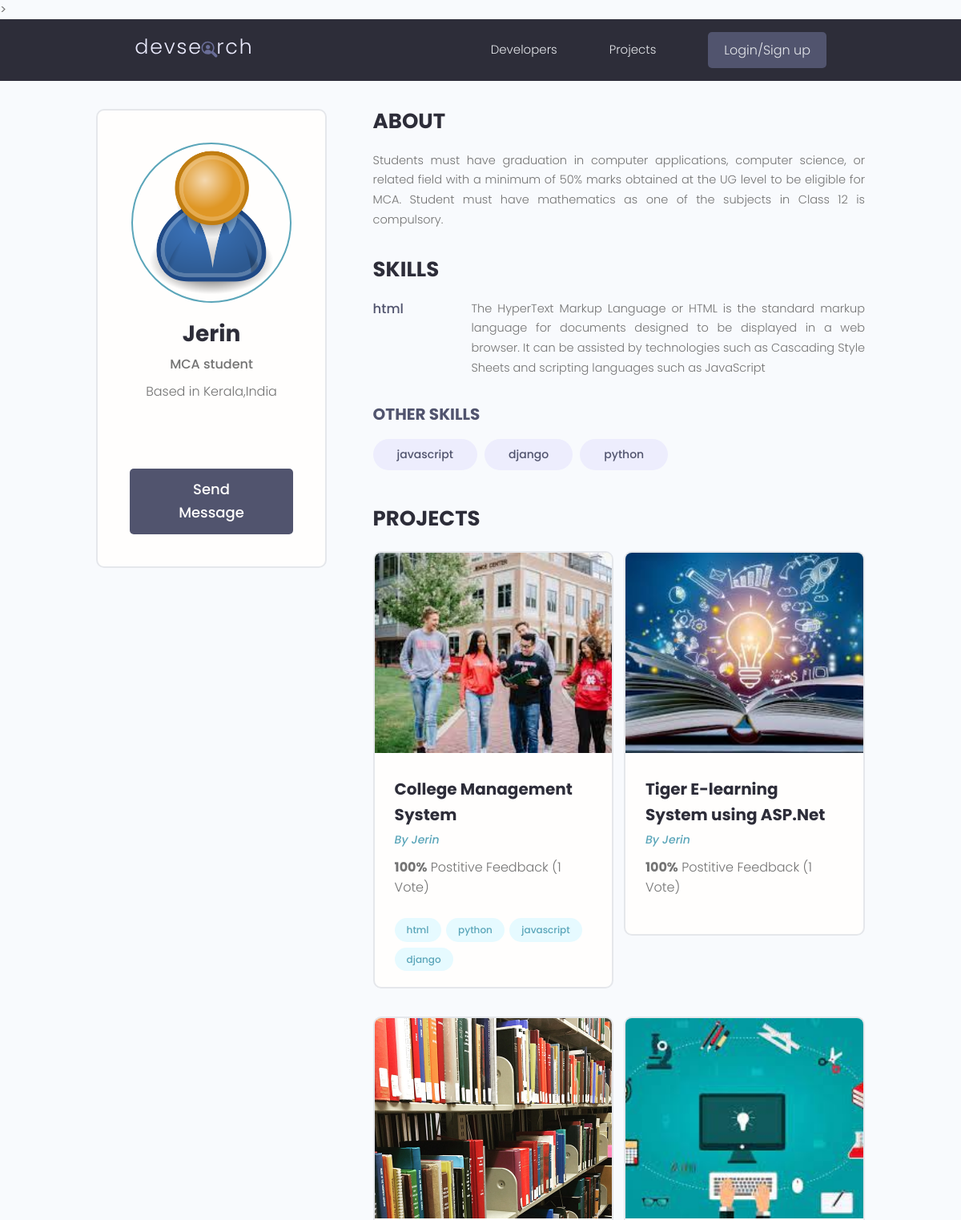
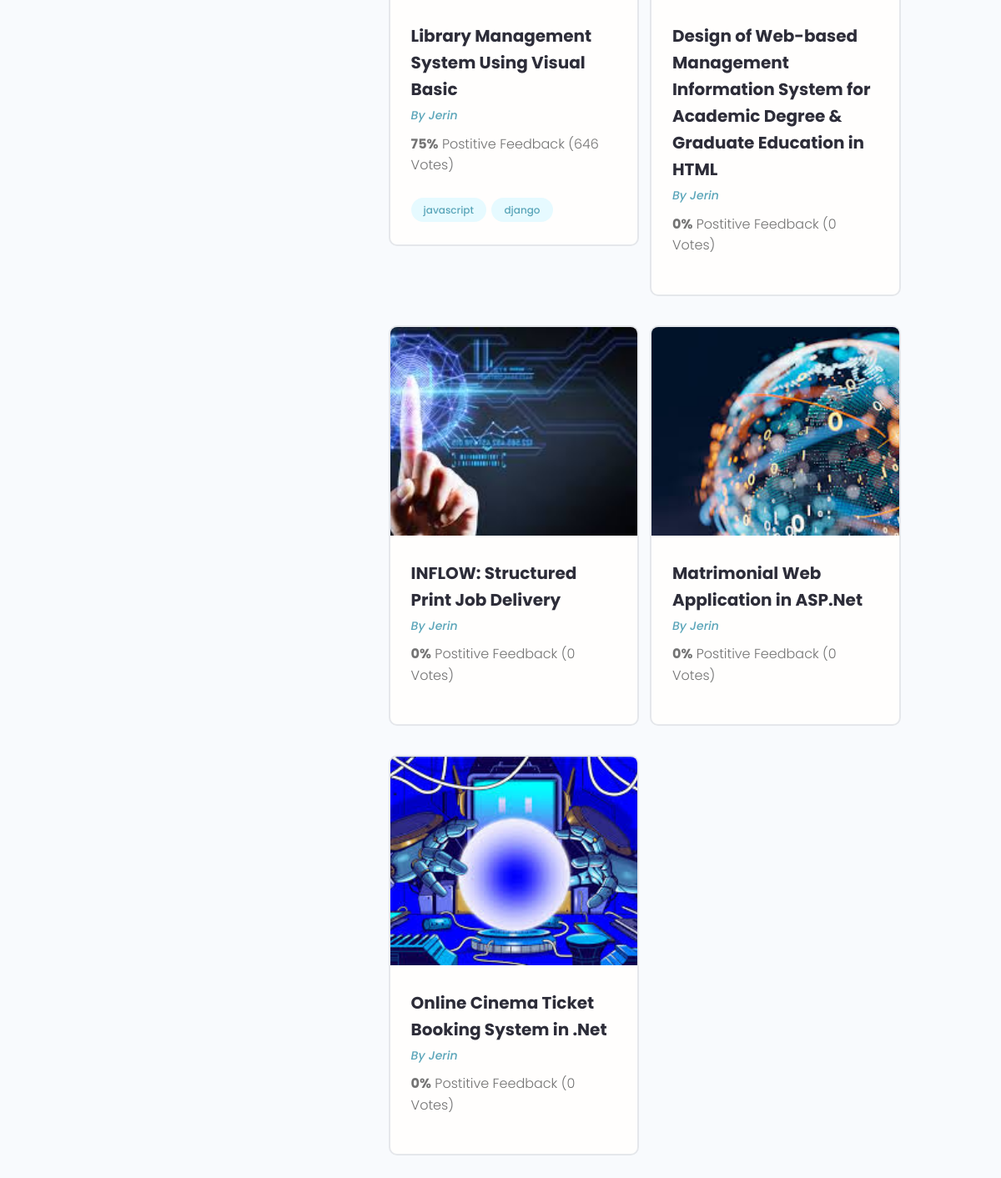
The page /profile/927fb26d-fa6e-4f27-919f-97bbf6012c58/ on the database its author committed (2 pictures, top to bottom).
### users/models.py (models this page shows, shortened)
class Profile(models.Model):
    user = models.OneToOneField(User,on_delete=models.CASCADE,null=True,blank=True)
    name = models.CharField(max_length=200,null=True,blank=True)
    email = models.EmailField(max_length=200,null=True,blank=True)
    username =models.CharField(max_length=200,null=True,blank=True)
    location =models.CharField(max_length=200,null=True,blank=True)
    short_intro = models.CharField(max_length=200,null=True,blank=True)
    bio = models.TextField(null=True,blank=True)
    profile_image  = models.ImageField(null=True,blank=True,upload_to='profiles/',default='profiles/user-default.png')
    social_github = models.CharField(max_length=200,null=True,blank=True)
    social_twitter = models.CharField(max_length=200,null=True,blank=True)
    social_linkedin= models.CharField(max_length=200,null=True,blank=True)
    social_youtube = models.CharField(max_length=200,null=True,blank=True)
    social_website = models.CharField(max_length=200,null=True,blank=True)
    created = models.DateTimeField(auto_now_add= True)
    pid = models.UUIDField(default =uuid.uuid4,unique= True,primary_key=True,editable=False)

class Skill(models.Model):
    owner = models.ForeignKey(Profile,on_delete=models.CASCADE,null=True,blank=True)
    name = models.CharField(max_length=200,null=True,blank=True)
    description = models.TextField(null=True,blank=True)
    created = models.DateTimeField(auto_now_add= True)
    pid = models.UUIDField(default =uuid.uuid4,unique= True,primary_key=True,editable=False)
    def __str__(self):
       return str(self.name)

### projects/models.py (models this page shows, shortened)
class Project(models.Model):
    owner = models.ForeignKey(Profile,null=True,blank=True,on_delete=models.SET_NULL)
    name = models.CharField(max_length=200)
    description = models.TextField(null=True,blank=True)
    featured_image = models.ImageField(null=True,blank=True,default='default.jpg')
    source_link = models.CharField(max_length=200, null= True,blank=True)
    demo_link = models.CharField(max_length=200, null= True,blank=True)
    vote_total = models.IntegerField(default=0,null=True,blank=True)
    vote_ratio = models.IntegerField(default=0,null=True,blank=True)
    tags =  models.ManyToManyField('Tag',blank=True)
    created = models.DateTimeField(auto_now_add= True)
    pid = models.UUIDField(default =uuid.uuid4,unique= True,primary_key=True,editable=False)
    class Meta:
        ordering =['-vote_ratio','-vote_total','name']

class Tag(models.Model):
    name = models.CharField(max_length=200)
    created = models.DateTimeField(auto_now_add= True)
    pid = models.UUIDField(default =uuid.uuid4,unique= True,primary_key=True,editable=False)
    def __str__(self):
        return self.name

### users/views.py (the view)
# urls.py: path('profile/<str:pk>/',views.userProfile,name="user-profile"),
def userProfile(request,pk):
    profile = Profile.objects.get(pid = pk)
    topSkills = profile.skill_set.exclude(description__exact='')
    otherSkills = profile.skill_set.filter(description__exact='')
    context = {'profile':profile,'topSkills':topSkills,'otherSkills':otherSkills}
    return render(request,'users/user-profile.html',context)

### users/templates/users/user-profile.html (shortened to what this page needs)
{% extends 'main.html' %}
{% block content %}
<main class="profile my-md">
    <div class="container">
      <div class="layout">
        <div class="column column--1of3">
          <div class="card text-center">
            <div class="card__body dev">
              <img class="avatar avatar--xl" src="{{profile.profile_image.url}}"/>
              <h2 class="dev__name">{{profile.name}}</h2>
              <p class="dev__title">{{profile.short_intro}}</p>
              <p class="dev__location">Based in {{profile.location}}</p>
              <ul class="dev__social">
              </ul>
              <a href="#" class="btn btn--sub btn--lg">Send Message </a>
            </div>
          </div>
        </div>
        <div class="column column--2of3">
          <div class="devInfo">
            <h3 class="devInfo__title">About</h3>
            <p class="devInfo__about">{{profile.bio}}</p>
          </div>
          <div class="devInfo">
            <h3 class="devInfo__title">Skills</h3>
            <div class="devInfo__skills">
                {% for skill in topSkills %}
                <div class="devSkill">
                <h4 class="devSkill__title">{{skill}}</h4>
                <p class="devSkill__info">
                  {{skill.description}}
                </p>
              </div>
              {% endfor %}
              <h3 class="devInfo__subtitle">Other Skills</h3>
              <div class="devInfo__otherSkills">
                {% for skill in otherSkills %}
                <span class="tag tag--pill tag--sub tag--lg">
                  <small>{{skill}}</small>
                </span>
                {% endfor %}
              </div>
            </div>
          </div>
          <div class="devInfo">
            <h3 class="devInfo__title">Projects</h3>
            <div class="grid grid--two">
            {% for project in profile.project_set.all %}
              <div class="column">
                <div class="card project">
                  <a href="{% url 'project' project.pid %}" class="project">
                    <img class="project__thumbnail" src="{{ project.featured_image.url }}" alt="project thumbnail" />
                    <div class="card__body">
                      <h3 class="project__title">{{project.name}}</h3>
                      <p><a class="project__author" href="{% url 'user-profile' project.owner.pid%}">By {{project.owner.name}}</a></p>
                      <p class="project--rating">
                        <span style="font-weight: bold;">{{project.vote_ratio}}%</span> Postitive
                        Feedback ({{project.vote_total}} Vote{{project.vote_total|pluralize:'s'}})
                      </p>
                      <div class="project__tags">
                        {% for tag in project.tags.all %}
                        <span class="tag tag--pill tag--main">
                          <small>{{tag}}</small>
                        </span>
                       {% endfor %}
                      </div>
                    </div>
                  </a>
                </div>
              </div>
            {% endfor %}
            </div>
          </div>
        </div>
      </div>
    </div>
  </main>
{% endblock %}

### static/styles/app.css (style rules this page uses)
:root { --color-sub: #2d2d39; }
.btn--sub { background-color: var(--color-sub-light); }
.card { border: 2px solid var(--color-light); }
img { width: 100%; }
.profile .card > .dev { padding: 4rem; }
.dev__name { color: var(--color-sub); font-size: 2.8rem; font-weight: 700; margin-top: 1rem; margin-bottom: 0.5rem; }
.dev__title { font-size: 1.6rem; font-weight: 500; line-height: 1.3; }
.dev__location { margin-top: 1rem; }
.dev__social { margin: 3rem 0; list-style: none; display: flex; justify-content: center; gap: 1.5rem; }
.devInfo { margin-bottom: 3rem; }
.devInfo__title, .devInfo__subtitle { font-size: 2.6rem; color: var(--color-sub); text-transform: uppercase; font-weight: 700; margin-bottom: 1.5rem; }
.devInfo__subtitle { font-size: 2rem; color: var(--color-sub-light); }
.devInfo__about, .devSkill__info { font-size: 1.45rem; line-height: 1.7; text-align: justify; }
.devSkill { margin-bottom: 3rem; }
.devSkill__title { font-size: 1.65rem; font-weight: 500; color: var(--color-sub-light); }
@media screen and (min-width: 700px) { .devSkill { display: flex; justify-content: space-between; gap: 3rem; } }
@media screen and (min-width: 700px) { .devSkill__info { flex-basis: 80%; } }
.project__author { font-size: 1.4rem; font-style: italic; }
.project--rating { margin-bottom: 1.6em; margin-top: .5em; }
.project__thumbnail { height: 25rem; object-fit: cover; object-position: top center; }
.project__title { font-size: 2rem; font-weight: 700; color: var(--color-sub); }

### static/uikit/styles/modules/_variables.css (style rules this page uses)
:root { --color-main: #5aa5b9; --color-main-light: #e6faff; --color-sub: #3f4156; --color-sub-light: #51546e; --color-sub-lighter: #ededfd; --color-text: #737373; --color-gray: #8b8b8b; --color-light: #e5e7eb; --color-light-gray: #767676; --color-bg: #f8fafd; --color-white: #fffefd; --color-white-light: #f3f3f3; --color-success: #359e64; --color-success-bg: #def8e8; --color-error: #fc4b0b; --color-error-bg: #fff2ee; --font-base: 'Poppins', arial, helvetica, 'Segoe UI', roboto, ubuntu, sans-serif; --font-monospace: 'Fira Code', 'Courier New', courier, monospace; --font-regular: 300; --font-medium: 500; --font-bold: 700; --generic-shadow: 1px 1px 5px #00000010; --generic-transition: all 0.3s ease-in-out; }

### static/uikit/styles/modules/_base.css (style rules this page uses)
* { margin: 0; padding: 0; box-sizing: border-box; text-rendering: optimizeLegibility; color: inherit; font-size: inherit; }
html { font-size: 50%; }
@media only screen and (min-width: 480px) { html { font-size: 56.25%; } }
@media only screen and (min-width: 1200px) { html { font-size: 62.5%; } }
body { line-height: 1.6; font-weight: 400; font-size: 1.5rem; color: var(--color-text); background-color: var(--color-bg); min-height: 100vh; }

### static/uikit/styles/modules/_typography.css (style rules this page uses)
* { font-family: var(--font-base); }
h2 { font-size: 3.6rem; font-weight: var(--font-bold); }
h3 { font-size: 3.2rem; font-weight: var(--font-medium); }
h4 { font-size: 2.8rem; font-weight: var(--font-medium); }
p, span, strong { font-size: 1.6rem; color: var(--color-text); font-weight: var(--font-regular); }
a { padding-bottom: 2px; text-decoration: none; display: inline-block; color: var(--color-main); font-weight: var(--font-medium); }

### static/uikit/styles/modules/_utilities.css (style rules this page uses)
.container { width: 92%; max-width: 165rem; margin: 0 auto; box-sizing: border-box; }
@media screen and (min-width: 1000px) { .container { width: 90%; } }
@media screen and (min-width: 1200px) { .container { width: 80%; } }
.text-center { text-align: center; }
.my-md { margin: 3rem auto; }

### static/uikit/styles/modules/_avatar.css (style rules this page uses)
.avatar { border-radius: 50%; border: 2px solid var(--color-main); object-fit: cover; }
.avatar--xl { height: 20rem; width: 20rem; }

### static/uikit/styles/modules/_button.css (style rules this page uses)
.btn { display: inline-block; position: relative; cursor: pointer; background-color: var(--color-light); font-weight: var(--font-medium); color: var(--color-sub); text-decoration: none; padding: 1rem 2rem; border-radius: 0.5rem; border: none; width: -webkit-fit-content; width: -moz-fit-content; width: fit-content; height: -webkit-fit-content; height: -moz-fit-content; height: fit-content; font-size: 1.6rem; outline-width: 0; outline-color: transparent; -webkit-backface-visibility: hidden; backface-visibility: hidden; transition: all 0.3s ease-in-out; }
.btn--sub { background-color: var(--color-sub); color: var(--color-white); }
.btn--lg { font-size: 1.8rem; padding: 1.2rem 4.5rem; }

### static/uikit/styles/modules/_card.css (style rules this page uses)
.card { border-radius: 1rem; background-color: var(--color-white); border: 1.5px solid var(--color-light); width: auto; height: auto; margin-top: 0.5rem; margin-bottom: 0.5rem; overflow: hidden; }
.card__body, .card__header { padding: 2rem 2.5rem; }

### rows shown on the page
Profile: profile_image (placeholder picture), name "Jerin", short_intro "MCA student", location "Kerala,India", bio "Students must have graduation in computer applications, computer science, or related field with a minimum of 50% marks obtained at the UG level to be eligible for MCA. Student must have mathematics as one of the subjects in Class 12 is compulsory."
Skill: name "html", description "The HyperText Markup Language or HTML is the standard markup language for documents designed to be displayed in a web browser. It can be assisted by technologies such as Cascading Style Sheets and scripting languages such as JavaScript"
Skill: name "javascript"
Skill: name "django"
Skill: name "python"
Project: featured_image (picture), name "College Management System", owner.name "Jerin", vote_ratio "100", vote_total "1"
Tag: name "html"
Tag: name "python"
Tag: name "javascript"
Tag: name "django"
Project: featured_image (picture), name "Tiger E-learning System using ASP.Net", owner.name "Jerin", vote_ratio "100", vote_total "1"
Project: featured_image (picture), name "Library Management System Using Visual Basic", owner.name "Jerin", vote_ratio "75", vote_total "646"
Project: featured_image (picture), name "Design of Web-based Management Information System for Academic Degree & Graduate Education in HTML", owner.name "Jerin", vote_ratio "0", vote_total "0"
Project: featured_image (picture), name "INFLOW: Structured Print Job Delivery", owner.name "Jerin", vote_ratio "0", vote_total "0"
Project: featured_image (picture), name "Matrimonial Web Application in ASP.Net", owner.name "Jerin", vote_ratio "0", vote_total "0"
Project: featured_image (picture), name "Online Cinema Ticket Booking System in .Net", owner.name "Jerin", vote_ratio "0", vote_total "0"
